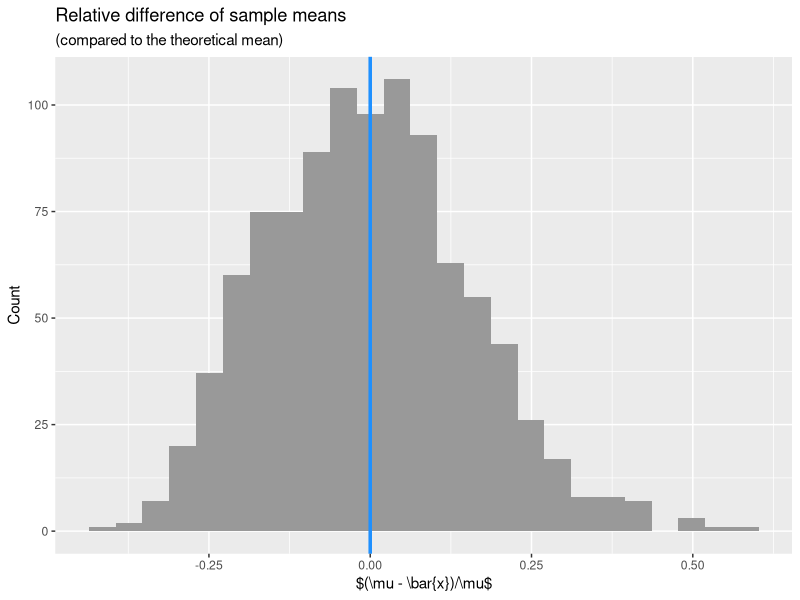
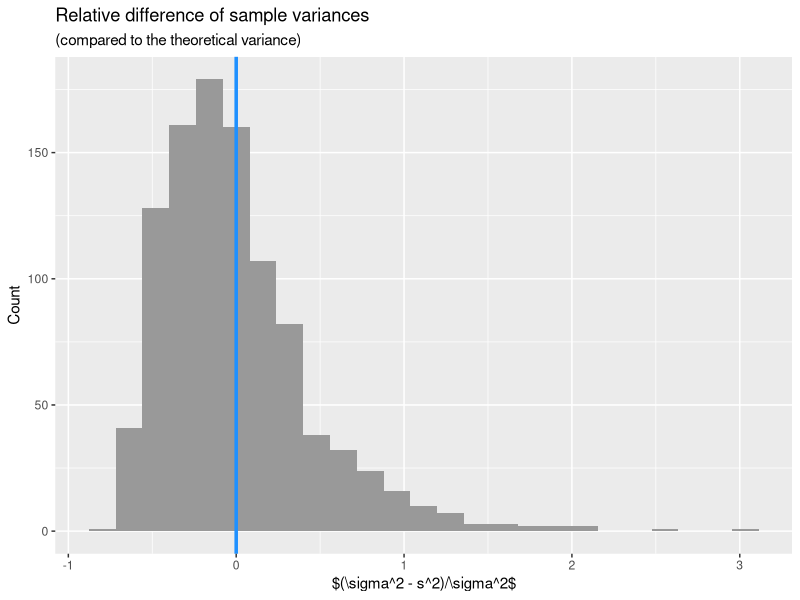
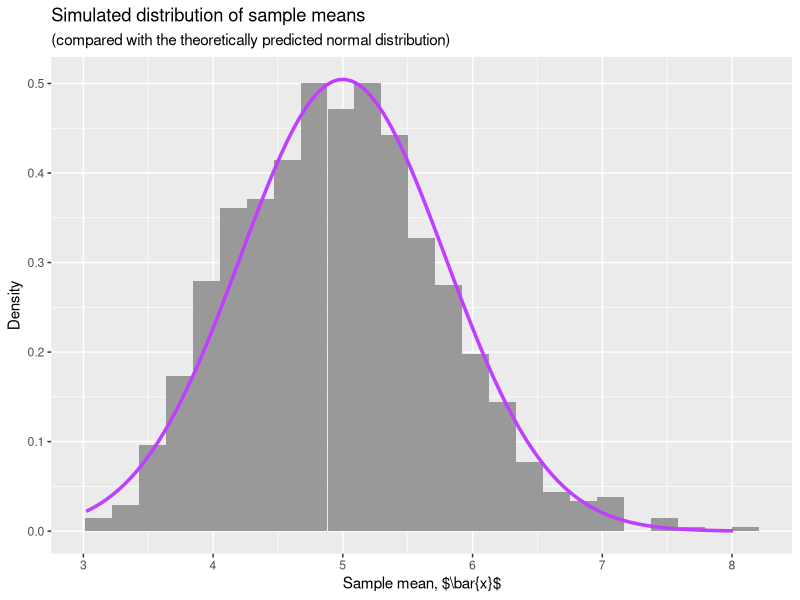

Recreate these plots in R, in order.
## ---- chunk 1
## Set default knitr chunk options
knitr::opts_chunk$set(dev = 'tikz',
                      echo = FALSE,
                      fig.height = 3)

## ---- chunk 2
## Load necessary libraries
library(purrr)
library(ggplot2)

## ---- chunk 3
## Set seed for reproducible results
set.seed(15)

## Set parameters
lambda <- 0.2 
n_draw <- 40
n_sim <- 1000

## Simulate draws and calculate sample means and variances
x <- replicate(n_sim, rexp(n_draw, lambda), simplify = FALSE)
xbar <- map_dbl(x, mean)
s2 <- map_dbl(x, var)

## ---- chunk 4
## Set theoretical mean
mu <- 1/lambda

## Calculate relative differences in means from mu (compared to mu)
diff_means <- data.frame(diffs = (xbar-mu)/mu)

## Set histogram parameters
n_bins <- 25
fill <- "grey60"

## Plot histogram of differences
p <- ggplot(data = diff_means,
            mapping = aes(x = diffs)) +
  geom_histogram(bins = n_bins,
                 fill = fill) +
  labs(x = "$(\\mu - \\bar{x})/\\mu$",
       y = "Count",
       title = "Relative difference of sample means",
       subtitle = "(compared to the theoretical mean)") +
  geom_vline(xintercept = 0,
             colour = "dodgerblue", size = 1.2)

print(p)

## ---- chunk 5
## Set theoretical mean
sigma2 <- 1/lambda^2

## Calculate relative differences in means from mu (compared to mu)
diff_vars <- data.frame(diffs = (s2-sigma2)/sigma2)

## Plot histogram of differences
p <- ggplot(data = diff_vars,
            mapping = aes(x = diffs)) +
  geom_histogram(bins = n_bins,
                 fill = fill) +
  labs(x = "$(\\sigma^2 - s^2)/\\sigma^2$",
       y = "Count",
       title = "Relative difference of sample variances",
       subtitle = "(compared to the theoretical variance)") +
  geom_vline(xintercept = 0,
             colour = "dodgerblue", size = 1.2)

print(p)

## ---- chunk 6
## Convert sample mean data to a data frame
data <- data.frame(xbar = xbar)

## Plot histogram of xbar with CLT predicted
## normal distribution overtop
p <- ggplot(data = data,
            mapping = aes(x = xbar)) +
  geom_histogram(aes(y=..density..),
                 bins = n_bins,
                 fill = fill) + 
  labs(x = "Sample mean, $\\bar{x}$",
       y = "Density",
       title = "Simulated distribution of sample means",
       subtitle = "(compared with the theoretically predicted normal distribution)") +
  stat_function(fun = dnorm,
                args = list(mean = mu, sd = sqrt(sigma2/n_draw)),
                colour = "darkorchid1",
                size = 1.2) +
  NULL
  
print(p)

